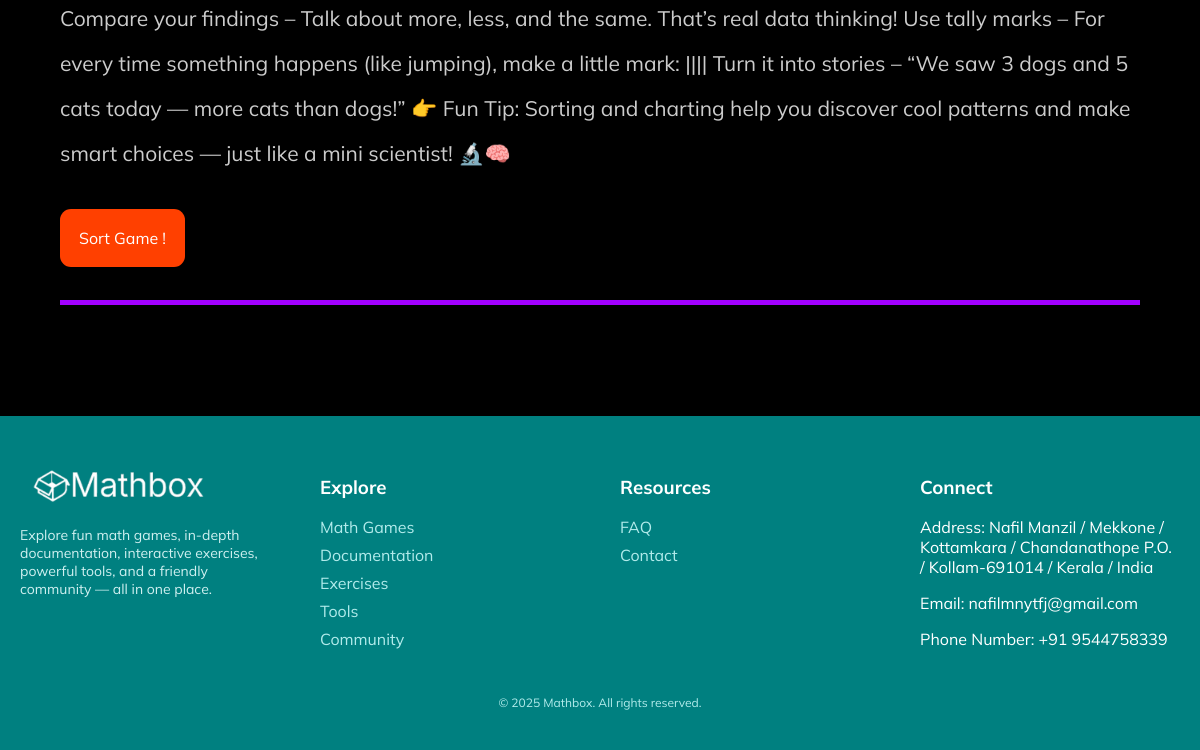
Page /documentation/ (lower part) on the earlier database version.
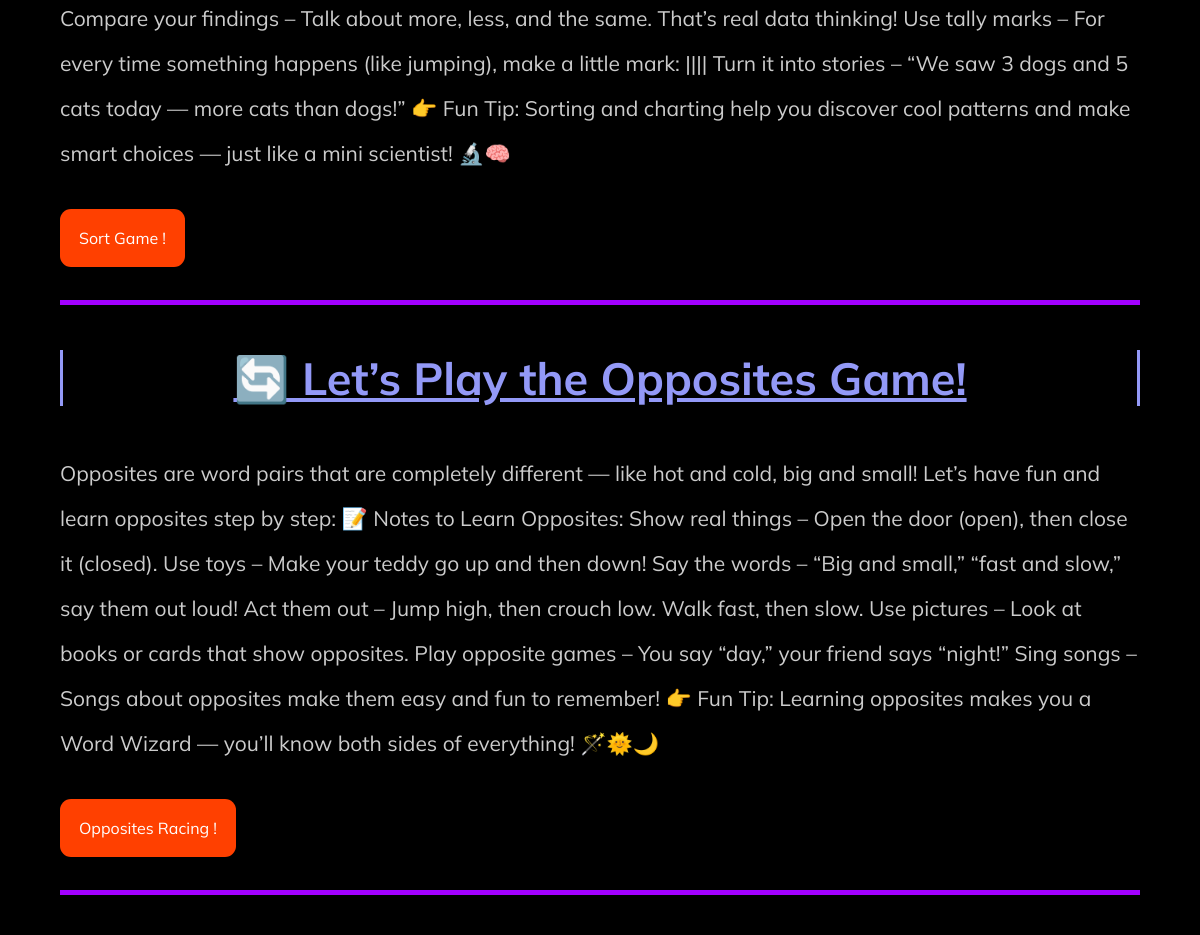
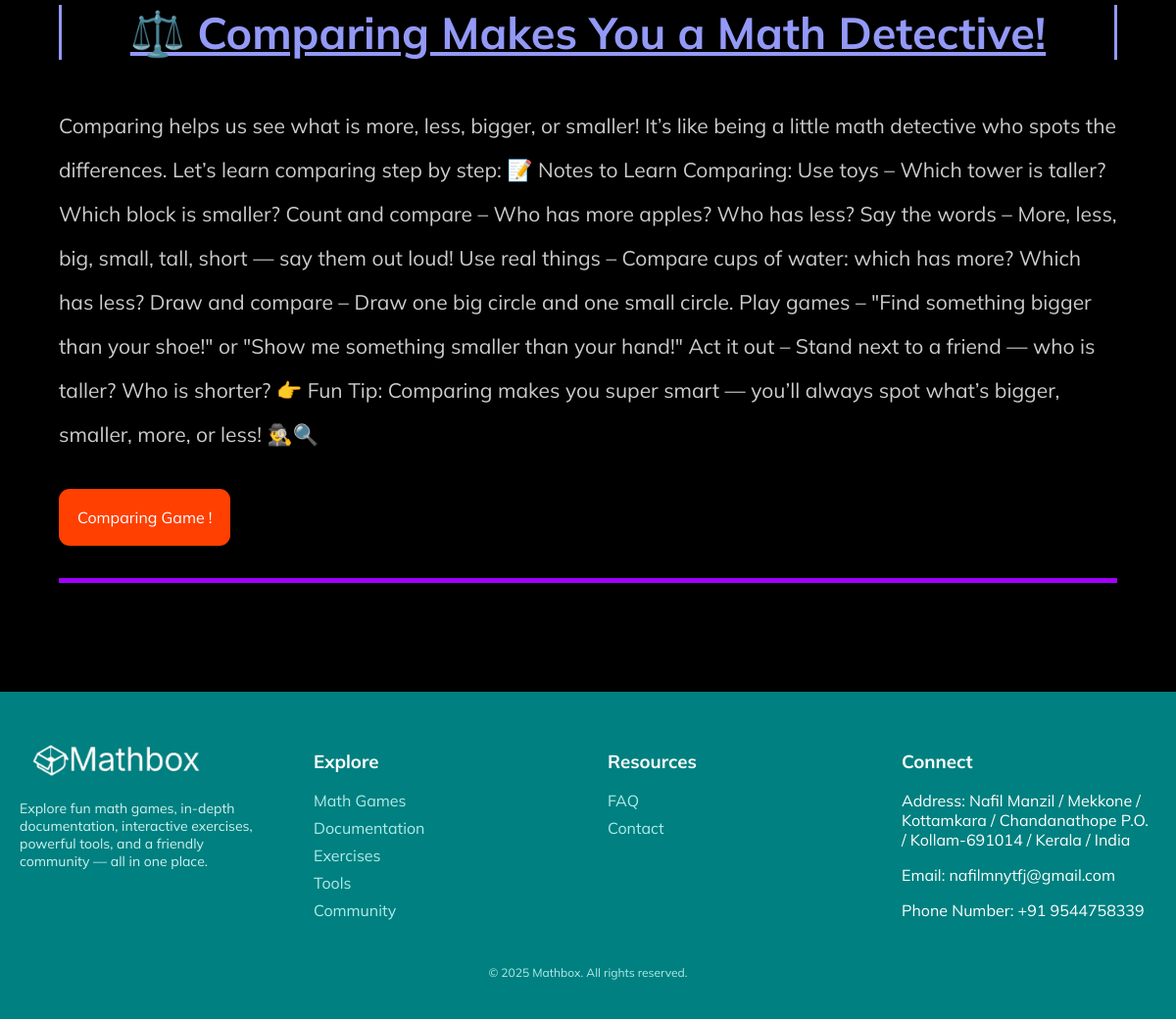
Same page on the later database version (2 pictures, top to bottom).
### web/models.py (models this page shows, shortened)
class KidsPlay(models.Model):
    kids = models.ForeignKey('Kids', on_delete=models.CASCADE, related_name='plays')
    value = models.CharField(max_length=270, blank=True, null=True)
    link = models.CharField(max_length=270, blank=True, null=True)

class Kids(models.Model):
    title = models.CharField(max_length=270)
    content = models.TextField()
    item = models.CharField(max_length=270)

### web/views.py (the view)
# urls.py: path("documentation/", doc, name="documentation"),
def doc(request):
    contents = Kids.objects.all()
    students = Student.objects.all()
    if 'search' in request.GET:
        search_term = request.GET['search'].lower()
        contents = sorted(contents,
                      key=lambda x: search_term in x.title.lower(),
                      reverse=True)
    if 'search' in request.GET:
        search_term = request.GET['search'].lower()
        contents = sorted(contents,
                      key=lambda x: search_term in x.item.lower(),
                      reverse=True)
    if 'search' in request.GET:
        search_term = request.GET['search'].lower()
        students = sorted(students,
                      key=lambda x: search_term in x.title.lower(),
                      reverse=True)
    if 'search' in request.GET:
        search_term = request.GET['search'].lower()
        students = sorted(students,
                      key=lambda x: search_term in x.item.lower(),
                      reverse=True)
    context = {
        "contents": contents,
        "students": students,
    }
    return render(request, "doc.html", context=context)

### templates/doc.html (shortened to what this page needs)
<!DOCTYPE html>
<html lang="en">
<head>
    {% load static %}
    <link rel="stylesheet" href="{% static './css/style.css' %}">
</head>
<body>
    <section class="document">
        <section class="wrapper">
          <div class="flex">
            <div class="left" id="left">
              {% for content in contents %}
              <div class="kids-card" data-name="{{ content.title }}" data-item="{{ content.item }}">
                <h1>{{content.title}}</h1>
                <p>{{content.content}}</p>
                {% if content.plays %}
                  <div class="flex_button">
                    {% for play in content.plays.all %}
                    <a href="{% url 'web:game' play.link|urlencode %}">{{play.value}}</a>
                    {% endfor %}
                  </div>
                {% endif %}
              </div>
              {% endfor %}
            </div>
            </div>
        </section>
    </section>
    <footer class="footer">
      <div class="footer-container">
        <div class="footer-section">
          <img src="{% static './images/logo-text.png' %}" alt=""/>
          <p class="footer-description">
            Explore fun math games, in-depth documentation, interactive exercises, powerful tools, and a friendly community — all in one place.
          </p>
        </div>
        <div class="footer-section">
          <h3>Explore</h3>
          <ul>
            <li><a href="{% url 'web:games' %}">Math Games</a></li>
            <li><a href="{% url 'web:documentation' %}">Documentation</a></li>
            <li><a href="{% url 'web:exercises' %}">Exercises</a></li>
            <li><a href="{% url 'web:tools' %}">Tools</a></li>
            <li><a href="{% url 'web:community' %}">Community</a></li>
          </ul>
        </div>
        <div class="footer-section">
          <h3>Resources</h3>
          <ul>
              <li><a href="{% url 'web:index' %}">FAQ</a></li>
              <li><a href="">Contact</a></li>
          </ul>
        </div>
        <div class="footer-section">
          <h3>Connect</h3>
          <p>Address: Nafil Manzil / Mekkone / Kottamkara / Chandanathope P.O. / Kollam-691014 / Kerala / India</p>
          <p>Email: nafilmnytfj@gmail.com</p>
          <p>Phone Number: +91 9544758339</p>
        </div>
      </div>
      <div class="footer-bottom">
        &copy; 2025 Mathbox. All rights reserved.
      </div>
    </footer>
</body>
</html>

### static/css/style.css (style rules this page uses)
body { margin: 0; background: #000; font-family: mulish; }
ul { list-style: none; }
a { text-decoration: none; }
h1 { font-size: 39px; color: #fff; }
p { overflow-wrap: break-word; }
section.wrapper { width: 90%; margin: 0 auto; }
div.flex { display: flex; flex-direction: column; align-items: center; padding-top: 111px; }
.footer { margin-top: 111px; background-color: teal; color: white; padding: 40px 20px; }
.footer-container { max-width: 1200px; margin: 0 auto; display: grid; grid-template-columns: repeat(auto-fit, minmax(220px, 1fr)); gap: 40px; }
.footer-description { font-size: 14px; margin-top: 10px; color: #d0f0f0; }
.footer-section img { filter: invert(100%); width: 200px; }
.footer-section ul { list-style: none; padding: 0; }
.footer-section ul li { margin-bottom: 8px; }
div.footer-section ul li a { color: #b2ebeb; text-decoration: none; }
.footer-bottom { text-align: center; margin-top: 30px; font-size: 12px; color: #b2ebeb; }
section.document { margin-bottom: 100px; }
section.document div.flex { display: flex; align-items: center; justify-content: center; flex-direction: row; border-top: teal 3px groove; }
section.document div.flex div.kids-card { margin: 0 auto; border-bottom: 5px solid #a200ff; }
section.document div.flex div.kids-card h1 { color: #9399f7; font-size: 45px; text-decoration-line: underline; text-align: center; border-right: 3px solid #9399f7; border-left: 3px solid #9399f7; }
section.document div.flex div.kids-card p { color: #ccc; font-size: 21px; line-height: 45px; margin-bottom: 33px; }
section.document div.flex div.kids-card div.flex_button { display: flex; align-items: center; gap: 33px; margin-bottom: 33px; }
section.document div.flex div.kids-card div.flex_button a { padding: 19px; background: #ff4000; border-radius: 11px; color: #fff; text-decoration: none; }

Differences in the rows shown:
added Kids: title "🔄 Let’s Play the Opposites Game!", content "Opposites are word pairs that are completely different — like hot and cold, big and small! Let’s have fun and learn opposites step by step: 📝 Notes to Learn Opposites: Show real things – Open the door (open), then close it (closed). Use toys – Make your teddy go up and then down! Say the words – “Big and small,” “fast and slow,” say them out loud! Act them out – Jump high, then crouch low. Walk fast, then slow. Use pictures – Look at books or cards that show opposites. Play opposite games – You say “day,” your friend says “night!” Sing songs – Songs about opposites make them easy and fun to remember! 👉 Fun Tip: Learning opposites makes you a Word Wizard — you’ll know both sides of…"
added KidsPlay: value "Opposites Racing !", shown under "🔄 Let’s Play the Opposites Game!"
added Kids: title "⚖️ Comparing Makes You a Math Detective!", content "Comparing helps us see what is more, less, bigger, or smaller! It’s like being a little math detective who spots the differences. Let’s learn comparing step by step: 📝 Notes to Learn Comparing: Use toys – Which tower is taller? Which block is smaller? Count and compare – Who has more apples? Who has less? Say the words – More, less, big, small, tall, short — say them out loud! Use real things – Compare cups of water: which has more? Which has less? Draw and compare – Draw one big circle and one small circle. Play games – \"Find something bigger than your shoe!\" or \"Show me something smaller than your hand!\" Act it out – Stand next to a friend — who is taller? Who is shorter? 👉 Fun Tip:…"
added KidsPlay: value "Comparing Game !", shown under "⚖️ Comparing Makes You a Math Detective!"
